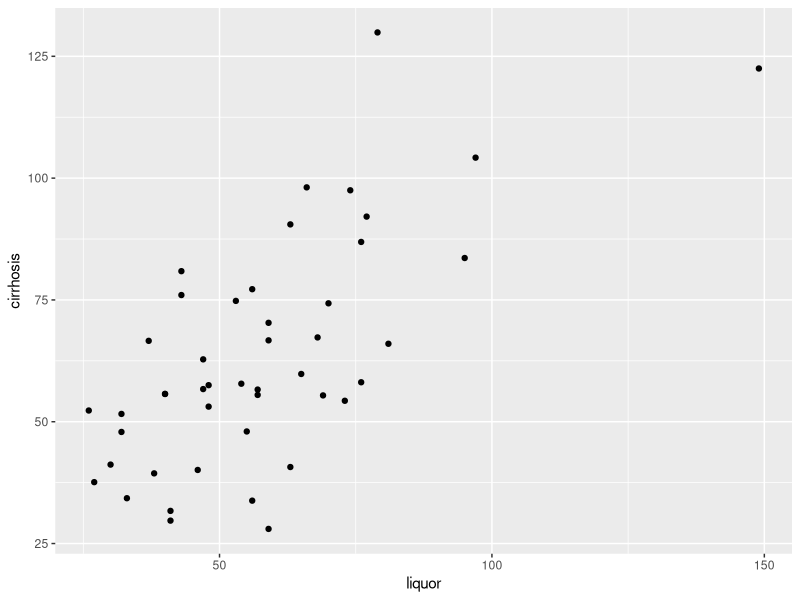
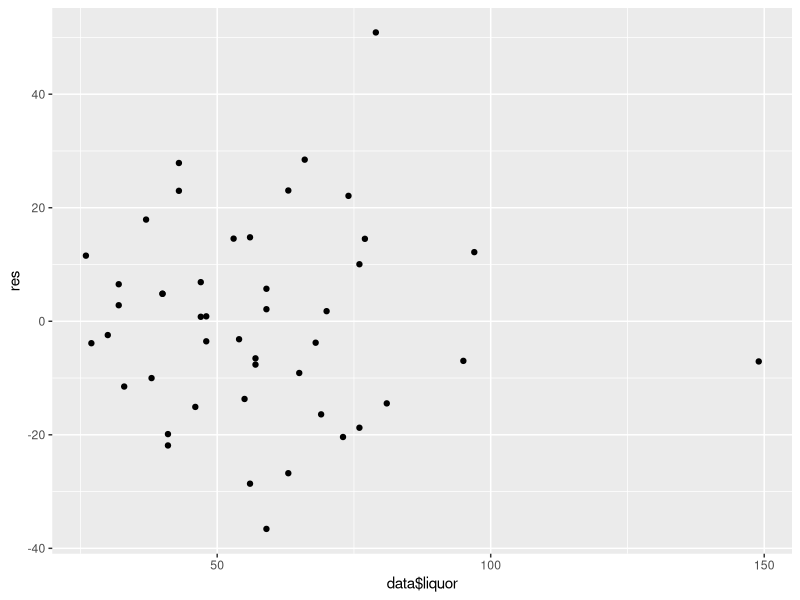
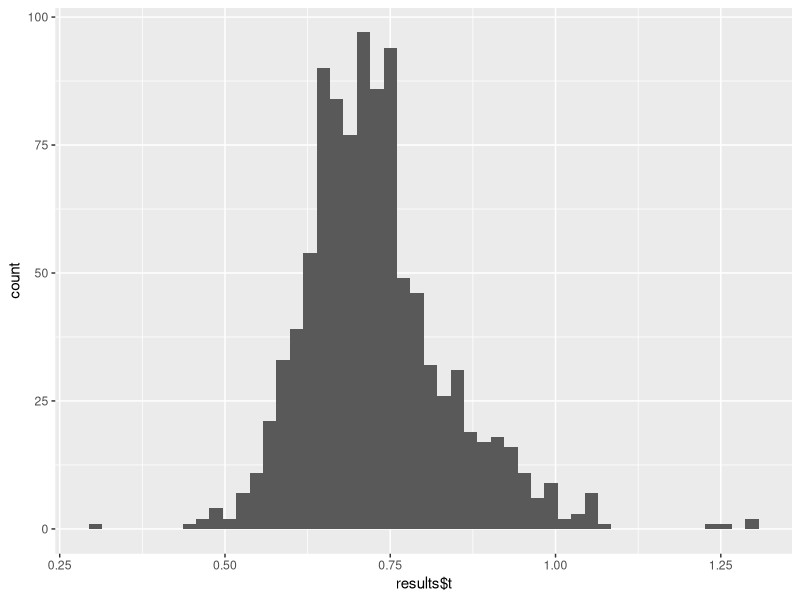
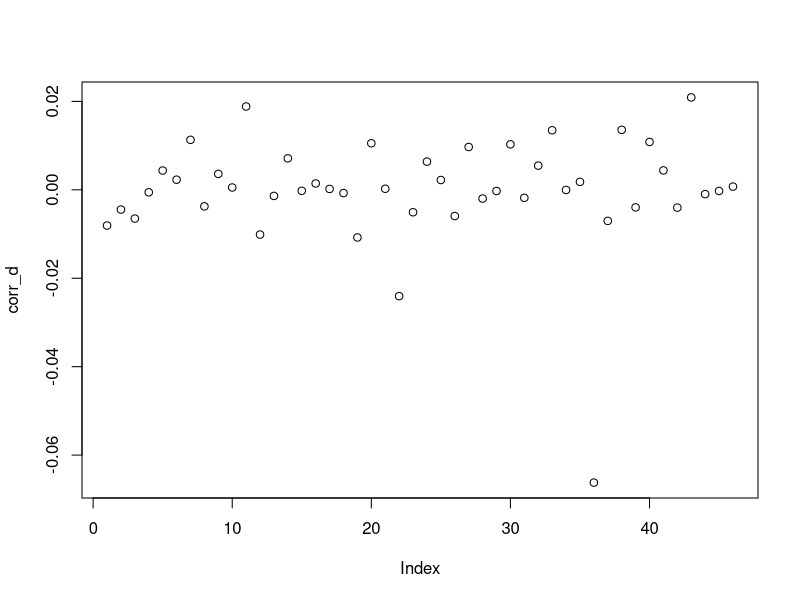

Write the R code that produced these figures, in order.
## ---- chunk 1
knitr::opts_chunk$set(echo = TRUE)
## ---- chunk 2
library(ggplot2)
## ---- chunk 3
data <- read.csv('liver.csv')
## ---- chunk 4
ggplot(data) + geom_point(aes(x = liquor, y = cirrhosis))
## ---- chunk 5
model <- lm(cirrhosis~liquor, data = data)
summary(model)
## ---- chunk 6
predict(model,data.frame(liquor=180))
## ---- chunk 7
res <- resid(model)
ggplot() + geom_point(aes(x = data$liquor, y = res))
## ---- chunk 8
residual <- sum(res^2)
sxx <- sum(data$liquor^2) - nrow(data)*(mean(data$liquor)^2)
interval <- qt(0.975,nrow(data)-2) * sqrt(residual*(nrow(data)-2)/sxx)
l <- as.numeric(coef(model)['liquor'])-interval
r <- as.numeric(coef(model)['liquor'])+interval
print(c(l,r))
## ---- chunk 9
# Bootstrap 95% CI 
library(boot)

bootstrap <- function(data, indices) {
  d <- data[indices,] # allows boot to select sample 
  fit <- lm(cirrhosis~liquor, data=d)
  return(coef(fit)['liquor'])
} 
# bootstrapping with 1000 replications 
set.seed(31415)
results <- boot(data=data, statistic=bootstrap, R=1000)

# view results
ggplot() + geom_histogram(aes(x = results$t), bins = 50)
## ---- chunk 10
# get 95% confidence interval 
boot.ci(results, type="bca")
## ---- chunk 11
library(dplyr)
try <- function(i) {
  if (i == nrow(data)) data_loo <- data[0:(i-1),]
  else data_loo <- data[c(0:(i-1),(i+1):(nrow(data))),]
  return(corr(data_loo)-corr(data))
}
corr_d <- unlist(Map(try,1:nrow(data)))
data$corr_d <- corr_d
## ---- chunk 12
plot(corr_d)
## ---- chunk 13
data[order(corr_d),][1,]
